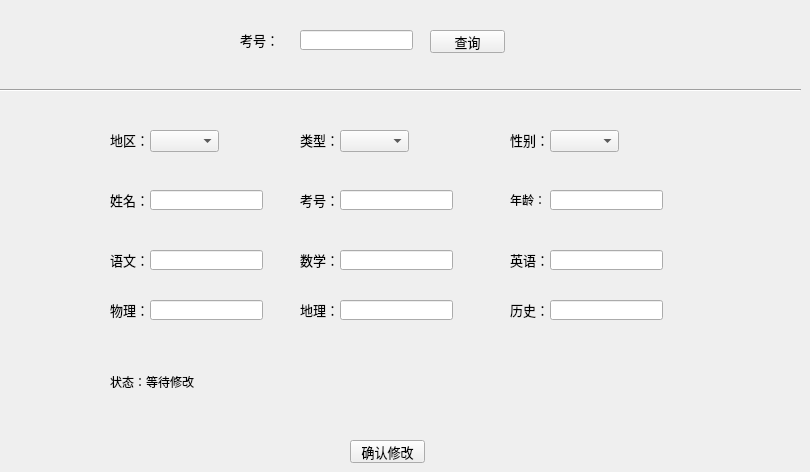
    <widget class="QWidget" name="sinchapage">
     <widget class="QLabel" name="label_14">
      <property name="geometry">
       <rect>
        <x>240</x>
        <y>30</y>
        <width>40</width>
        <height>20</height>
       </rect>
      </property>
      <property name="font">
       <font>
        <family>微软雅黑</family>
        <pointsize>10</pointsize>
        <italic>false</italic>
       </font>
      </property>
      <property name="text">
       <string>考号：</string>
      </property>
     </widget>
     <widget class="QLineEdit" name="numEdit_2">
      <property name="geometry">
       <rect>
        <x>300</x>
        <y>30</y>
        <width>113</width>
        <height>20</height>
       </rect>
      </property>
      <property name="font">
       <font>
        <family>微软雅黑</family>
        <pointsize>10</pointsize>
       </font>
      </property>
     </widget>
     <widget class="QPushButton" name="sreachBtn">
      <property name="geometry">
       <rect>
        <x>430</x>
        <y>30</y>
        <width>75</width>
        <height>23</height>
       </rect>
      </property>
      <property name="font">
       <font>
        <family>微软雅黑</family>
        <pointsize>10</pointsize>
       </font>
      </property>
      <property name="text">
       <string>查询</string>
      </property>
     </widget>
     <widget class="Line" name="line_5">
      <property name="geometry">
       <rect>
        <x>0</x>
        <y>80</y>
        <width>801</width>
        <height>20</height>
       </rect>
      </property>
      <property name="orientation">
       <enum>Qt::Horizontal</enum>
      </property>
     </widget>
     <widget class="QLabel" name="label_16">
      <property name="geometry">
       <rect>
        <x>300</x>
        <y>190</y>
        <width>40</width>
        <height>20</height>
       </rect>
      </property>
      <property name="font">
       <font>
        <family>微软雅黑</family>
        <pointsize>10</pointsize>
       </font>
      </property>
      <property name="text">
       <string>考号：</string>
      </property>
     </widget>
     <widget class="QLabel" name="label_17">
      <property name="geometry">
       <rect>
        <x>110</x>
        <y>130</y>
        <width>40</width>
        <height>20</height>
       </rect>
      </property>
      <property name="font">
       <font>
        <family>微软雅黑</family>
        <pointsize>10</pointsize>
       </font>
      </property>
      <property name="text">
       <string>地区：</string>
      </property>
     </widget>
     <widget class="QLabel" name="label_18">
      <property name="geometry">
       <rect>
        <x>110</x>
        <y>300</y>
        <width>40</width>
        <height>20</height>
       </rect>
      </property>
      <property name="font">
       <font>
        <family>微软雅黑</family>
        <pointsize>10</pointsize>
       </font>
      </property>
      <property name="text">
       <string>物理：</string>
      </property>
     </widget>
     <widget class="QLabel" name="label_19">
      <property name="geometry">
       <rect>
        <x>300</x>
        <y>130</y>
        <width>40</width>
        <height>20</height>
       </rect>
      </property>
      <property name="font">
       <font>
        <family>微软雅黑</family>
        <pointsize>10</pointsize>
       </font>
      </property>
      <property name="text">
       <string>类型：</string>
      </property>
     </widget>
     <widget class="QLabel" name="label_20">
      <property name="geometry">
       <rect>
        <x>110</x>
        <y>190</y>
        <width>40</width>
        <height>20</height>
       </rect>
      </property>
      <property name="font">
       <font>
        <family>微软雅黑</family>
        <pointsize>10</pointsize>
       </font>
      </property>
      <property name="text">
       <string>姓名：</string>
      </property>
     </widget>
     <widget class="QLabel" name="label_21">
      <property name="geometry">
       <rect>
        <x>510</x>
        <y>300</y>
        <width>40</width>
        <height>20</height>
       </rect>
      </property>
      <property name="font">
       <font>
        <family>微软雅黑</family>
        <pointsize>10</pointsize>
       </font>
      </property>
      <property name="text">
       <string>历史：</string>
      </property>
     </widget>
     <widget class="QLabel" name="label_22">
      <property name="geometry">
       <rect>
        <x>510</x>
        <y>130</y>
        <width>40</width>
        <height>20</height>
       </rect>
      </property>
      <property name="font">
       <font>
        <family>微软雅黑</family>
        <pointsize>10</pointsize>
       </font>
      </property>
      <property name="text">
       <string>性别：</string>
      </property>
     </widget>
     <widget class="QLabel" name="label_23">
      <property name="geometry">
       <rect>
        <x>110</x>
        <y>250</y>
        <width>40</width>
        <height>20</height>
       </rect>
      </property>
      <property name="font">
       <font>
        <family>微软雅黑</family>
        <pointsize>10</pointsize>
       </font>
      </property>
      <property name="text">
       <string>语文：</string>
      </property>
     </widget>
     <widget class="QLabel" name="label_24">
      <property name="geometry">
       <rect>
        <x>510</x>
        <y>190</y>
        <width>40</width>
        <height>20</height>
       </rect>
      </property>
      <property name="text">
       <string>年龄：</string>
      </property>
     </widget>
     <widget class="QLabel" name="label_25">
      <property name="geometry">
       <rect>
        <x>300</x>
        <y>250</y>
        <width>40</width>
        <height>20</height>
       </rect>
      </property>
      <property name="font">
       <font>
        <family>微软雅黑</family>
        <pointsize>10</pointsize>
       </font>
      </property>
      <property name="text">
       <string>数学：</string>
      </property>
     </widget>
     <widget class="QLabel" name="label_26">
      <property name="geometry">
       <rect>
        <x>300</x>
        <y>300</y>
        <width>40</width>
        <height>20</height>
       </rect>
      </property>
      <property name="font">
       <font>
        <family>微软雅黑</family>
        <pointsize>10</pointsize>
       </font>
      </property>
      <property name="text">
       <string>地理：</string>
      </property>
     </widget>
     <widget class="QLabel" name="label_27">
      <property name="geometry">
       <rect>
        <x>510</x>
        <y>250</y>
        <width>40</width>
        <height>20</height>
       </rect>
      </property>
      <property name="font">
       <font>
        <family>微软雅黑</family>
        <pointsize>10</pointsize>
       </font>
      </property>
      <property name="text">
       <string>英语：</string>
      </property>
     </widget>
     <widget class="QLabel" name="label_28">
      <property name="geometry">
       <rect>
        <x>110</x>
        <y>372</y>
        <width>91</width>
        <height>20</height>
       </rect>
      </property>
      <property name="text">
       <string>状态：等待修改</string>
      </property>
     </widget>
     <widget class="QPushButton" name="confirmBtn">
      <property name="geometry">
       <rect>
        <x>350</x>
        <y>440</y>
        <width>75</width>
        <height>23</height>
       </rect>
      </property>
      <property name="font">
       <font>
        <family>微软雅黑</family>
        <pointsize>10</pointsize>
       </font>
      </property>
      <property name="text">
       <string>确认修改</string>
      </property>
     </widget>
     <widget class="QComboBox" name="comboBox">
      <property name="geometry">
       <rect>
        <x>150</x>
        <y>130</y>
        <width>69</width>
        <height>22</height>
       </rect>
      </property>
      <property name="font">
       <font>
        <family>微软雅黑</family>
        <pointsize>10</pointsize>
       </font>
      </property>
     </widget>
     <widget class="QComboBox" name="comboBox_2">
      <property name="geometry">
       <rect>
        <x>340</x>
        <y>130</y>
        <width>69</width>
        <height>22</height>
       </rect>
      </property>
      <property name="font">
       <font>
        <family>微软雅黑</family>
        <pointsize>10</pointsize>
       </font>
      </property>
     </widget>
     <widget class="QComboBox" name="comboBox_3">
      <property name="geometry">
       <rect>
        <x>550</x>
        <y>130</y>
        <width>69</width>
        <height>22</height>
       </rect>
      </property>
     </widget>
     <widget class="QLineEdit" name="nameEdit_2">
      <property name="geometry">
       <rect>
        <x>150</x>
        <y>190</y>
        <width>113</width>
        <height>20</height>
       </rect>
      </property>
     </widget>
     <widget class="QLineEdit" name="lineEdit_2">
      <property name="geometry">
       <rect>
        <x>150</x>
        <y>250</y>
        <width>113</width>
        <height>20</height>
       </rect>
      </property>
     </widget>
     <widget class="QLineEdit" name="lineEdit_3">
      <property name="geometry">
       <rect>
        <x>150</x>
        <y>300</y>
        <width>113</width>
        <height>20</height>
       </rect>
      </property>
     </widget>
     <widget class="QLineEdit" name="lineEdit_4">
      <property name="geometry">
       <rect>
        <x>340</x>
        <y>300</y>
        <width>113</width>
        <height>20</height>
       </rect>
      </property>
     </widget>
     <widget class="QLineEdit" name="lineEdit_5">
      <property name="geometry">
       <rect>
        <x>340</x>
        <y>250</y>
        <width>113</width>
        <height>20</height>
       </rect>
      </property>
     </widget>
     <widget class="QLineEdit" name="lineEdit_6">
      <property name="geometry">
       <rect>
        <x>340</x>
        <y>190</y>
        <width>113</width>
        <height>20</height>
       </rect>
      </property>
     </widget>
     <widget class="QLineEdit" name="lineEdit_7">
      <property name="geometry">
       <rect>
        <x>550</x>
        <y>190</y>
        <width>113</width>
        <height>20</height>
       </rect>
      </property>
     </widget>
     <widget class="QLineEdit" name="lineEdit_8">
      <property name="geometry">
       <rect>
        <x>550</x>
        <y>250</y>
        <width>113</width>
        <height>20</height>
       </rect>
      </property>
     </widget>
     <widget class="QLineEdit" name="lineEdit_9">
      <property name="geometry">
       <rect>
        <x>550</x>
        <y>300</y>
        <width>113</width>
        <height>20</height>
       </rect>
      </property>
     </widget>
    </widget>
